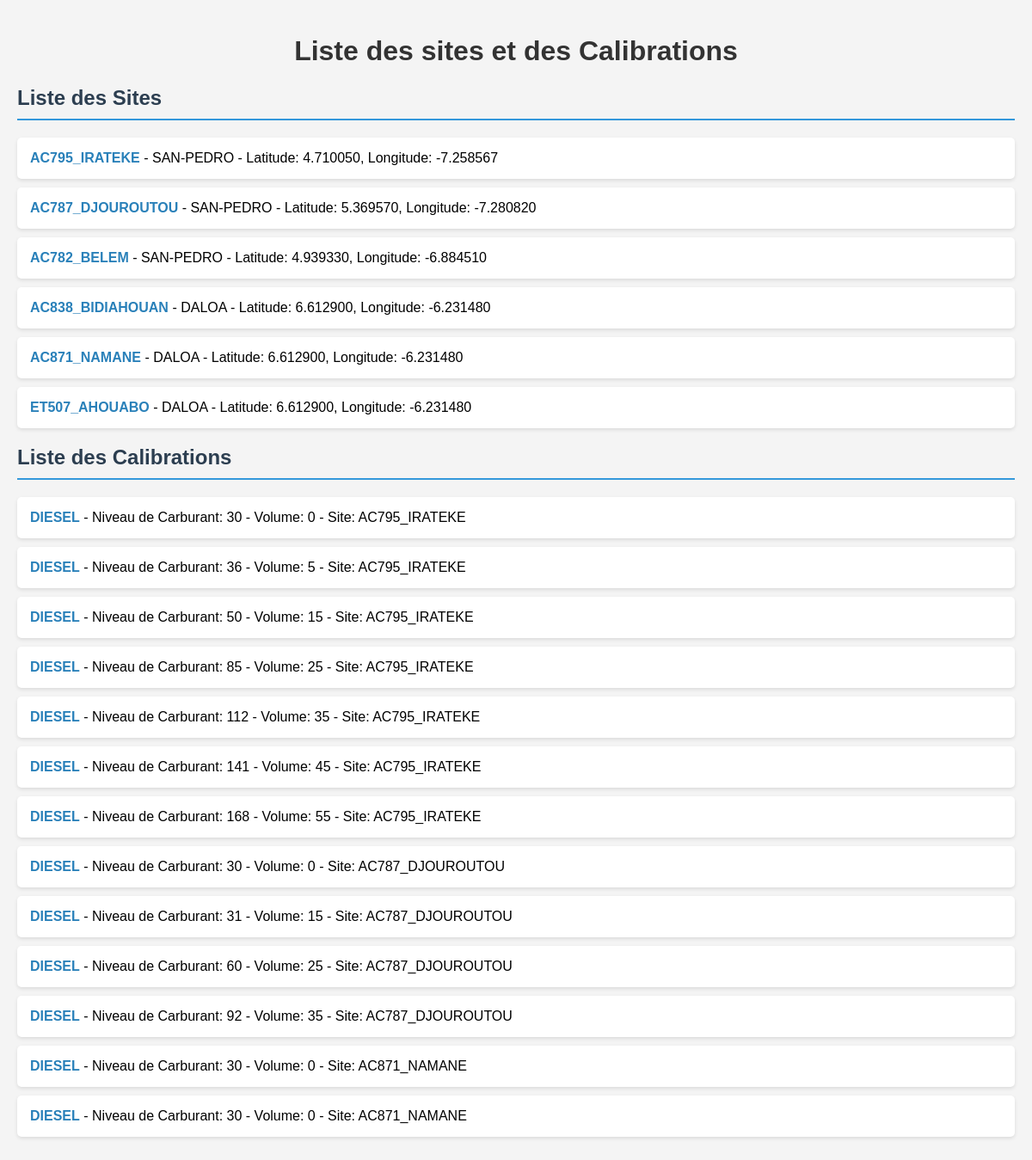
Screenshot of /sites-calibrations/ with the database file from the repository.
### monitoring/models.py (models this page shows, shortened)
class Site_info(models.Model):
    date_created = models.DateTimeField(auto_now_add=True)
    site_name = models.CharField(max_length=255)
    city = models.CharField(max_length=255)
    longitude = models.DecimalField(max_digits=9, decimal_places=6)
    latitude = models.DecimalField(max_digits=9, decimal_places=6)

class Calibration_info(models.Model):
    date_created = models.DateTimeField(auto_now_add=True)
    fuel_type = models.CharField(max_length=50, default='DIESEL')
    fuel_level = models.IntegerField(validators=[MinValueValidator(30), MaxValueValidator(4095)])
    fuel_volume = models.IntegerField()
    site = models.ForeignKey(Site_info, null=True, on_delete=models.CASCADE)  # clé étrangère vers Site_info

### monitoring/views.py (the view)
# urls.py: path('sites-calibrations/', site_and_calibration_view, name='site_and_calibration'),  # URL pour les sites et calibrations
def site_and_calibration_view(request):
    sites = Site_info.objects.all()  # Récupère tous les sites
    calibrations = Calibration_info.objects.all()  # Récupère toutes les calibrations
    return render(request, 'monitoring/site_and_calibration.html', {'sites': sites, 'calibrations': calibrations})

### monitoring/templates/monitoring/site_and_calibration.html (shortened to what this page needs)
<!DOCTYPE html>
<html lang="en">
<head>
    {% load static %}
    <link rel="stylesheet" type="text/css" href="{% static 'monitoring/styles.css' %}">
</head>
<body>
    <h1>Liste des sites et des Calibrations</h1>
    <h2>Liste des Sites</h2>
    <ul>
        {% for site in sites %}
            <li>
                <strong>{{ site.site_name }}</strong> - {{ site.city }}
                - Latitude: {{ site.latitude }}, Longitude: {{ site.longitude }}
            </li>
        {% endfor %}
    </ul>
    <h2>Liste des Calibrations</h2>
    <ul>
        {% for calibration in calibrations %}
            <li>
                <strong>{{ calibration.fuel_type }}</strong>
                - Niveau de Carburant: {{ calibration.fuel_level }}
                - Volume: {{ calibration.fuel_volume }}
                - Site: {{ calibration.site.site_name }}
            </li>
        {% endfor %}
    </ul>
</body>
</html>

### monitoring/static/monitoring/styles.css (style rules this page uses)
body { font-family: Arial, sans-serif; background-color: #f4f4f4; margin: 0; padding: 20px; }
h1 { text-align: center; color: #333; }
h2 { color: #2c3e50; border-bottom: 2px solid #3498db; padding-bottom: 10px; }
ul { list-style-type: none; padding: 0; }
li { background: #fff; margin: 10px 0; padding: 15px; border-radius: 5px; box-shadow: 0 2px 4px rgba(0, 0, 0, 0.1); }
strong { color: #2980b9; }

### rows the page displays
Site_info: site_name "AC795_IRATEKE", city "SAN-PEDRO", latitude "4.710050", longitude "-7.258567"
Site_info: site_name "AC787_DJOUROUTOU", city "SAN-PEDRO", latitude "5.369570", longitude "-7.280820"
Site_info: site_name "AC782_BELEM", city "SAN-PEDRO", latitude "4.939330", longitude "-6.884510"
Site_info: site_name "AC838_BIDIAHOUAN", city "DALOA", latitude "6.612900", longitude "-6.231480"
Site_info: site_name "AC871_NAMANE", city "DALOA", latitude "6.612900", longitude "-6.231480"
Site_info: site_name "ET507_AHOUABO", city "DALOA", latitude "6.612900", longitude "-6.231480"
Calibration_info: fuel_type "DIESEL", fuel_level "30", fuel_volume "0", site.site_name "AC795_IRATEKE"
Calibration_info: fuel_type "DIESEL", fuel_level "36", fuel_volume "5", site.site_name "AC795_IRATEKE"
Calibration_info: fuel_type "DIESEL", fuel_level "50", fuel_volume "15", site.site_name "AC795_IRATEKE"
Calibration_info: fuel_type "DIESEL", fuel_level "85", fuel_volume "25", site.site_name "AC795_IRATEKE"
Calibration_info: fuel_type "DIESEL", fuel_level "112", fuel_volume "35", site.site_name "AC795_IRATEKE"
Calibration_info: fuel_type "DIESEL", fuel_level "141", fuel_volume "45", site.site_name "AC795_IRATEKE"
Calibration_info: fuel_type "DIESEL", fuel_level "168", fuel_volume "55", site.site_name "AC795_IRATEKE"
Calibration_info: fuel_type "DIESEL", fuel_level "30", fuel_volume "0", site.site_name "AC787_DJOUROUTOU"
Calibration_info: fuel_type "DIESEL", fuel_level "31", fuel_volume "15", site.site_name "AC787_DJOUROUTOU"
Calibration_info: fuel_type "DIESEL", fuel_level "60", fuel_volume "25", site.site_name "AC787_DJOUROUTOU"
Calibration_info: fuel_type "DIESEL", fuel_level "92", fuel_volume "35", site.site_name "AC787_DJOUROUTOU"
Calibration_info: fuel_type "DIESEL", fuel_level "30", fuel_volume "0", site.site_name "AC871_NAMANE"
Calibration_info: fuel_type "DIESEL", fuel_level "30", fuel_volume "0", site.site_name "AC871_NAMANE"
